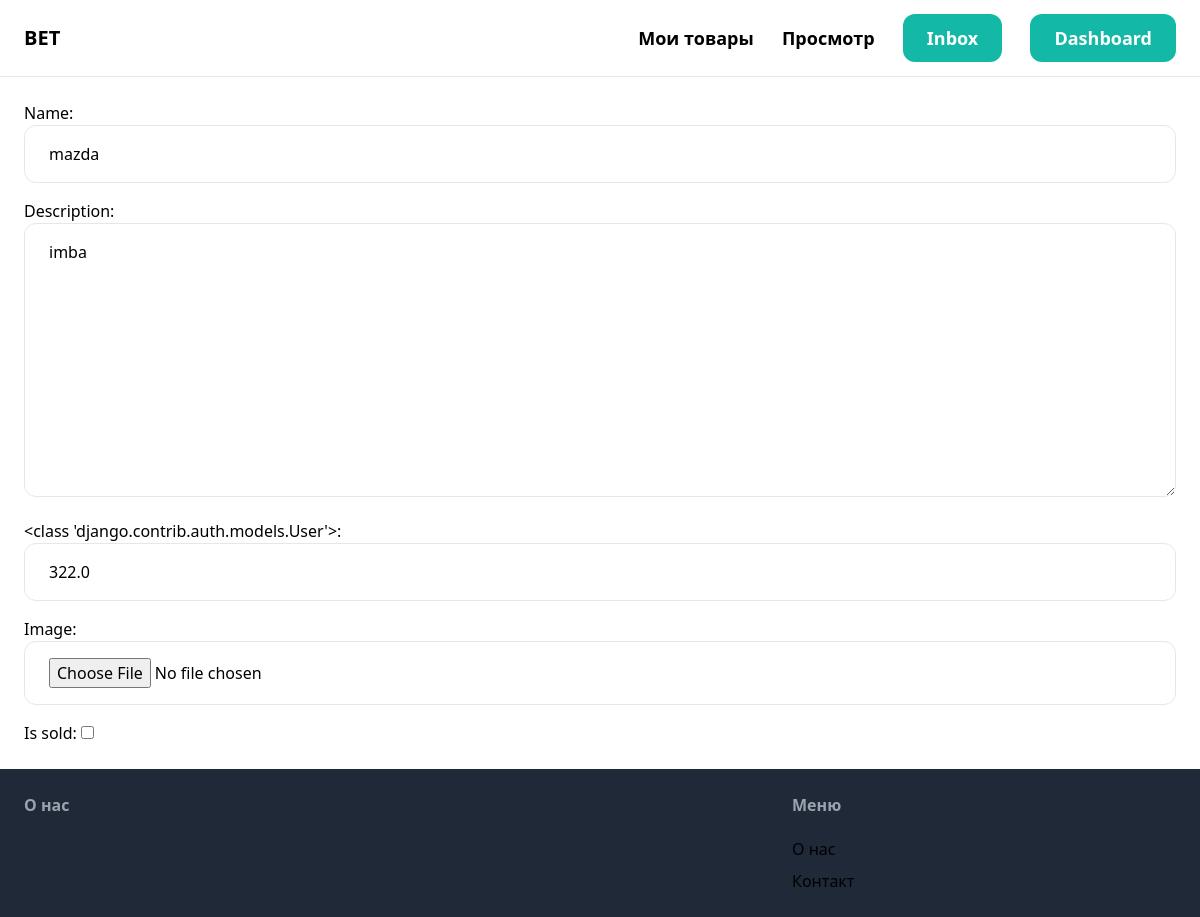
The page /items/1/edit/ (signed in) on the database its author committed.
### item/models.py (models this page shows)
class Item(models.Model):
    category = models.ForeignKey(Category, related_name='items', on_delete=models.CASCADE)
    name = models.CharField(max_length=255)
    description = models.TextField(blank=True, null=True)
    price = models.FloatField(User)
    image = models.ImageField(upload_to='item_images', blank=True, null=True)
    is_sold = models.BooleanField(default=False)
    created_by = models.ForeignKey(User,related_name='items',on_delete=models.CASCADE)

### item/views.py (the view)
# urls.py: path('<int:pk>/edit/', views.edit, name='edit' ),
@login_required
def edit(request, pk):
    item = get_object_or_404(Item, pk=pk, created_by=request.user)
    if request.method == 'POST':
        form = EditItemForm(request.POST, request.FILES, instance=item)
        if form.is_valid():
            form.save()
            return redirect('item:detail', pk=item.id)
    else:
        form = EditItemForm(instance=item)
    return render(request, 'item/form.html',{
        'form': form,
    })

### item/forms.py
class EditItemForm(forms.ModelForm):
    class Meta:
        model = Item
        fields = ( 'name', 'description', 'price', 'image', 'is_sold')
        widgets= {
            'name': forms.TextInput(attrs={
                'class': INPUT_CLASSES
            }),
            'description': forms.Textarea(attrs={
                'class': INPUT_CLASSES
            }),
            'price': forms.TextInput(attrs={
                'class': INPUT_CLASSES
            }),
            'image': forms.FileInput(attrs={
                'class': INPUT_CLASSES
            })
        }

### item/templates/item/form.html (shortened to what this page needs)
{% extends "store/base.html" %}
{% block content %}
<form method="post" action="." enctype="multipart/form-data">
    <div class="space-y-4">
        {{ form.as_p }}
    </div>
</form>
{% endblock content %}

### rows shown on the page
Item: name "mazda", description "imba", price "322.0"
